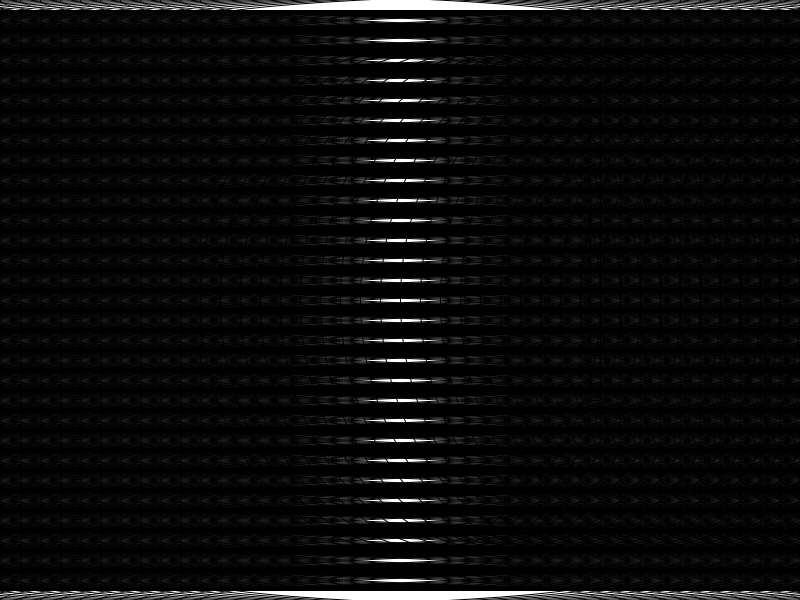
Frame 1 (no input)
Frame 60 (the mouse pressed at the canvas centre just before this capture): identical to frame 1, image omitted
Frame 120 (the mouse held since frame 60 and released just before this capture): identical to frame 1, image omitted

The Processing sketch that drew this single still picture (run headless with seeded random() and noise(); from frame 60 on, the mouse is pressed at the canvas centre):

// Processing sketch: processing_112344
// ── processing_112344.pde

/*
Using two loops to draw a grid of shapes.
 
 This sketch references code available in "Form + Code."
 * Form+Code in Design, Art, and Architecture 
 * by Casey Reas, Chandler McWilliams, and LUST
 * Princeton Architectural Press, 2010
 * ISBN 9781568989372
 */

void setup() {
  size( 800, 600 );
  smooth();
  noFill();
  
  background( 255 );

  // draw a grid of overlapping circles
  // for every x-increment, draw a column of circles in the y-direction.
  // notice we don't have to use global variables for this because we are using an increment
  // of 20 to decide the x/y starting positions.   
  
  int w = width;
  int h = height;
  
  for (int x = 0; x <= w; x += 20) {
    for (int y = 0; y <= h; y+=20) {
      ellipse(x, y, 1200, 60); 
    }
    
     
  } 

  for(int x = 0; x <= w; x+= 20){
      ellipse(400 + x, 300, 400, 500);
      ellipse (600 + x,800,300,300);
      rect (600,100,-10,300);
  }
    

    /* GO FURTHER
     Create margins by increasing the initial value of x and y. Hint,
     You'll also need to adjust the values on the other side of the math
     operation.
     
     Change the incremental amount for each loop. Try changing both equally,
     then use seperate values for each. 
     */
}

void draw() {
    //int x = 0;
    /*
  for(int x = 0; x<= width; width += 50){
    ellipse(400 + x,300,400,500);
   ellipse(400 + x, 300, 400, 500);
      ellipse (600 + x,800,1200,1900);
      ellipse(400 + x, 300, 400, 500);
      ellipse (600 + x,800,1200,1900);
  }
*/
}
